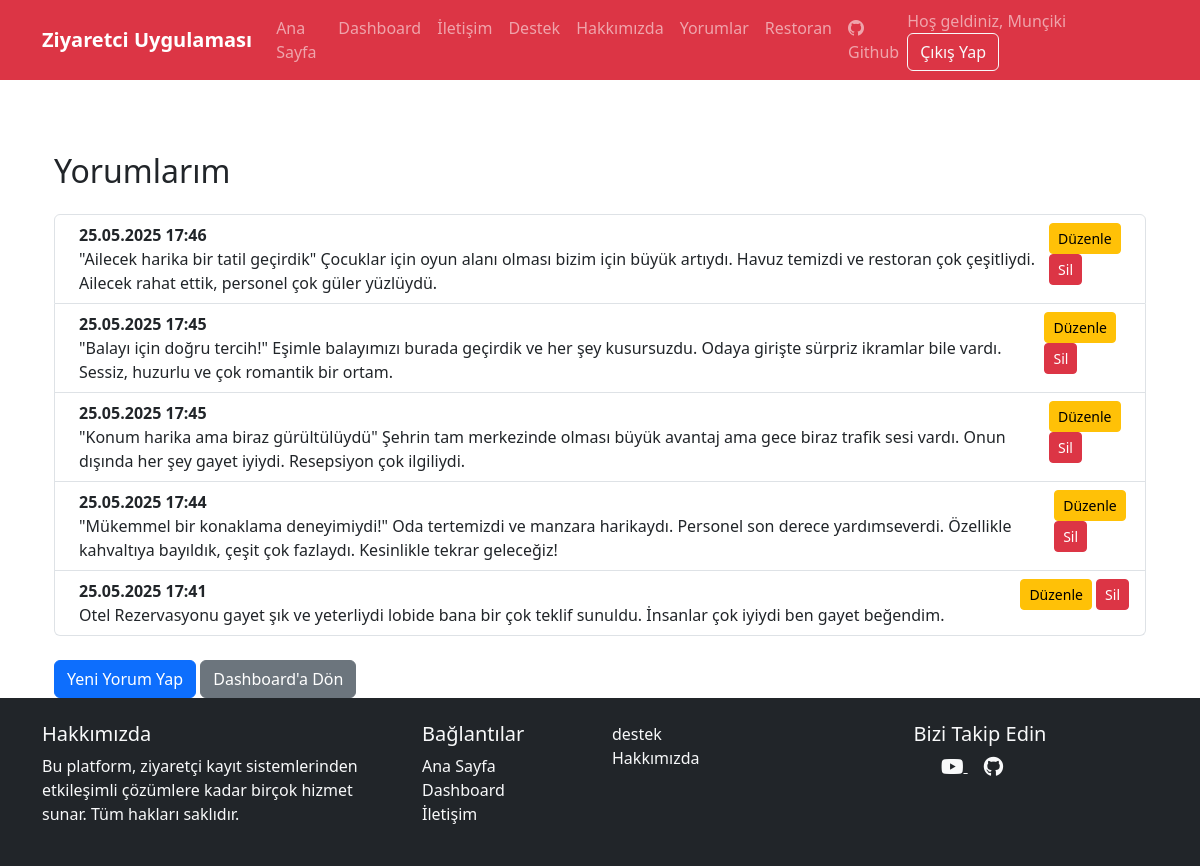
The page /yorumlar (signed in) on the database its author committed.
### app.py (models this page shows)
class User(UserMixin, db.Model):
    id = db.Column(db.Integer, primary_key=True)
    name = db.Column(db.String(100), nullable=False)
    email = db.Column(db.String(100), unique=True, nullable=False)
    password = db.Column(db.String(100), nullable=False)
    role = db.Column(db.Integer, default=0)  # 0: normal kullanıcı, 1: admin
    comments = db.relationship('Comment', backref='user', lazy=True)

class Comment(db.Model):
    id = db.Column(db.Integer, primary_key=True)
    user_id = db.Column(db.Integer, db.ForeignKey('user.id'), nullable=False)
    content = db.Column(db.Text, nullable=False)
    created_at = db.Column(db.DateTime, default=datetime.utcnow)

### app.py (the view)
@app.route('/yorumlar')
@login_required
def yorumlar():
    yorumlar = Comment.query.order_by(Comment.created_at.desc()).all()
    return render_template('yorumlar.html', yorumlar=yorumlar)

### app.py (called while the page is built)
@login_manager.user_loader
def load_user(user_id):
    return User.query.get(int(user_id))

### templates/yorumlar.html (shortened to what this page needs)
{% extends "base.html" %}
{% block content %}
<div class="container mt-5">
    <h2 class="mb-4">Yorumlarım</h2>
    {% if yorumlar %}
        <ul class="list-group">
            {% for yorum in yorumlar %}
                <li class="list-group-item d-flex justify-content-between align-items-start">
                    <div class="ms-2 me-auto">
                        <div class="fw-bold">{{ yorum.created_at.strftime('%d.%m.%Y %H:%M') }}</div>
                        {{ yorum.content }}
                    </div>
                    <div>
                        <a href="{{ url_for('yorum_duzenle', yorum_id=yorum.id) }}" class="btn btn-sm btn-warning">Düzenle</a>
                        <a href="{{ url_for('yorum_sil', yorum_id=yorum.id) }}" class="btn btn-sm btn-danger" onclick="return confirm('Bu yorumu silmek istediğinize emin misiniz?');">Sil</a>
                    </div>
                </li>
            {% endfor %}
        </ul>
    {% else %}
        <div class="alert alert-info mt-4">Henüz hiç yorum yapmadınız.</div>
    {% endif %}
    <a href="{{ url_for('yorum_yap') }}" class="btn btn-primary mt-4">Yeni Yorum Yap</a>
    <a href="{{ url_for('dashboard') }}" class="btn btn-secondary mt-4">Dashboard'a Dön</a>
</div>
{% endblock %}

### templates/base.html (shortened to what this page needs)
<!DOCTYPE html>
<html lang="tr">
<head>
    <link href="https://cdn.jsdelivr.net/npm/bootstrap@5.3.0/dist/css/bootstrap.min.css" rel="stylesheet">
    <link rel="stylesheet" href="https://cdn.jsdelivr.net/npm/bootstrap-icons@1.7.2/font/bootstrap-icons.css">
    <link rel="stylesheet" href="https://cdnjs.cloudflare.com/ajax/libs/font-awesome/6.0.0-beta3/css/all.min.css">
    <link rel="stylesheet" href="{{ url_for('static', filename='styles.css') }}">
</head>
<body>
    <nav class="navbar navbar-expand-lg navbar-dark bg-danger">
        <div class="container">
            <a class="navbar-brand" href="/">Ziyaretci Uygulaması</a>
            <div class="collapse navbar-collapse" id="navbarNav">
                <ul class="navbar-nav">
                    <li class="nav-item">
                        <a class="nav-link" href="/">Ana Sayfa</a>
                    </li>
                    {% if current_user.is_authenticated %}
                    <li class="nav-item">
                        <a class="nav-link" href="{{ url_for('dashboard') }}">Dashboard</a>
                    </li>
                    {% endif %}
                    <li class="nav-item">
                        <a class="nav-link" href="{{ url_for('iletisim') }}">İletişim</a>
                    </li>
                    <li class="nav-item">
                        <a class="nav-link" href="{{ url_for('destek') }}">Destek</a>
                    </li>
                    <li class="nav-item">
                        <a class="nav-link" href="{{ url_for('hakkimizda') }}">Hakkımızda</a>
                    </li>
                    <li class="nav-item">
                        <a class="nav-link" href="{{ url_for('yorum_yap') }}">Yorumlar</a>
                    </li>
                    <li class="nav-item">
                        <a class="nav-link" href="{{ url_for('restoran') }}">Restoran</a>
                    </li>
                    <li class="nav-item">
                        <a class="nav-link" href="https://github.com/BurhanKara" target="_blank">
                            <i class="bi bi-github me-1"></i> Github
                        </a>
                    </li>
                </ul>
                <div class="auth-buttons">
                    {% if current_user.is_authenticated %}
                    <span class="navbar-text me-3">Hoş geldiniz, {{ current_user.name }}</span>
                    <a href="{{ url_for('logout') }}" class="btn btn-outline-light">Çıkış Yap</a>
                    {% else %}
                    <a href="{{ url_for('login') }}" class="btn btn-outline-light me-2">Giriş Yap</a>
                    <a href="{{ url_for('register') }}" class="btn btn-light">Kayıt Ol</a>
                    {% endif %}
                </div>
            </div>
        </div>
    </nav>
    <div class="container mt-4">
        {% block content %}{% endblock %}
    </div>
</body>
</html>
</body>
</head>
<body>
    <footer class="bg-dark text-light pt-4 pb-2">
        <div class="container">
            <div class="row">
                <div class="col-md-4 mb-3">
                    <h5>Hakkımızda</h5>
                    <p>Bu platform, ziyaretçi kayıt sistemlerinden etkileşimli çözümlere kadar birçok hizmet sunar. Tüm
                        hakları saklıdır.</p>
                </div>
                <div class="col-md-2 mb-3">
                    <h5>Bağlantılar</h5>
                    <ul class="list-unstyled">
                        <li><a href="{{ url_for('index') }}" class="text-decoration-none text-light">Ana Sayfa</a></li>
                        <li><a href="{{ url_for('dashboard') }}" class="text-decoration-none text-light">Dashboard</a>
                        </li>
                        <li><a href="{{ url_for('iletisim') }}" class="text-decoration-none text-light">İletişim</a>
                        </li>
                    </ul>
                </div>
                <div class="col-md-2 mb-3">
                    <ul class="list-unstyled">
                        <li><a href="{{ url_for('destek') }}" class="text-decoration-none text-light">destek</a></li>
                        <li><a href="{{ url_for('hakkimizda') }}" class="text-decoration-none text-light">Hakkımızda</a>
                        </li>
                    </ul>
                </div>
                <div class="col-md-4 mb-3 text-center">
                    <h5>Bizi Takip Edin</h5>
                    <a href="https://www.youtube.com/channel/UCSVu-RK61O3OSvPVGqgvE-Q" target="_blank"
                        class="text-light me-3">
                        <i class="fab fa-youtube fa-lg"></i>
                    </a>
                    <a href="https://github.com/BurhanKara" target="_blank" class="text-light me-3">
                        <i class="fab fa-github fa-lg"></i>
                    </a>
                </div>
            </div>
        </div>
    </footer>
</body>
</html>
</html>

### Static/styles.css (style rules this page uses)
.navbar-brand { font-weight: bold; }
.auth-buttons { margin-left: auto; }
html, body { height: 100%; }
body { display: flex; flex-direction: column; }
:root { --primary-color: #8B0000; --secondary-color: #F4A460; }

### rows shown on the page
User: name "Munçiki"
Comment: created_at "25.05.2025 17:46", content "\"Ailecek harika bir tatil geçirdik\" Çocuklar için oyun alanı olması bizim için büyük artıydı. Havuz temizdi ve restoran çok çeşitliydi. Ailecek rahat ettik, personel çok güler yüzlüydü."
Comment: created_at "25.05.2025 17:45", content "\"Balayı için doğru tercih!\" Eşimle balayımızı burada geçirdik ve her şey kusursuzdu. Odaya girişte sürpriz ikramlar bile vardı. Sessiz, huzurlu ve çok romantik bir ortam."
Comment: created_at "25.05.2025 17:45", content "\"Konum harika ama biraz gürültülüydü\" Şehrin tam merkezinde olması büyük avantaj ama gece biraz trafik sesi vardı. Onun dışında her şey gayet iyiydi. Resepsiyon çok ilgiliydi."
Comment: created_at "25.05.2025 17:44", content "\"Mükemmel bir konaklama deneyimiydi!\" Oda tertemizdi ve manzara harikaydı. Personel son derece yardımseverdi. Özellikle kahvaltıya bayıldık, çeşit çok fazlaydı. Kesinlikle tekrar geleceğiz!"
Comment: created_at "25.05.2025 17:41", content "Otel Rezervasyonu gayet şık ve yeterliydi lobide bana bir çok teklif sunuldu. İnsanlar çok iyiydi ben gayet beğendim."
